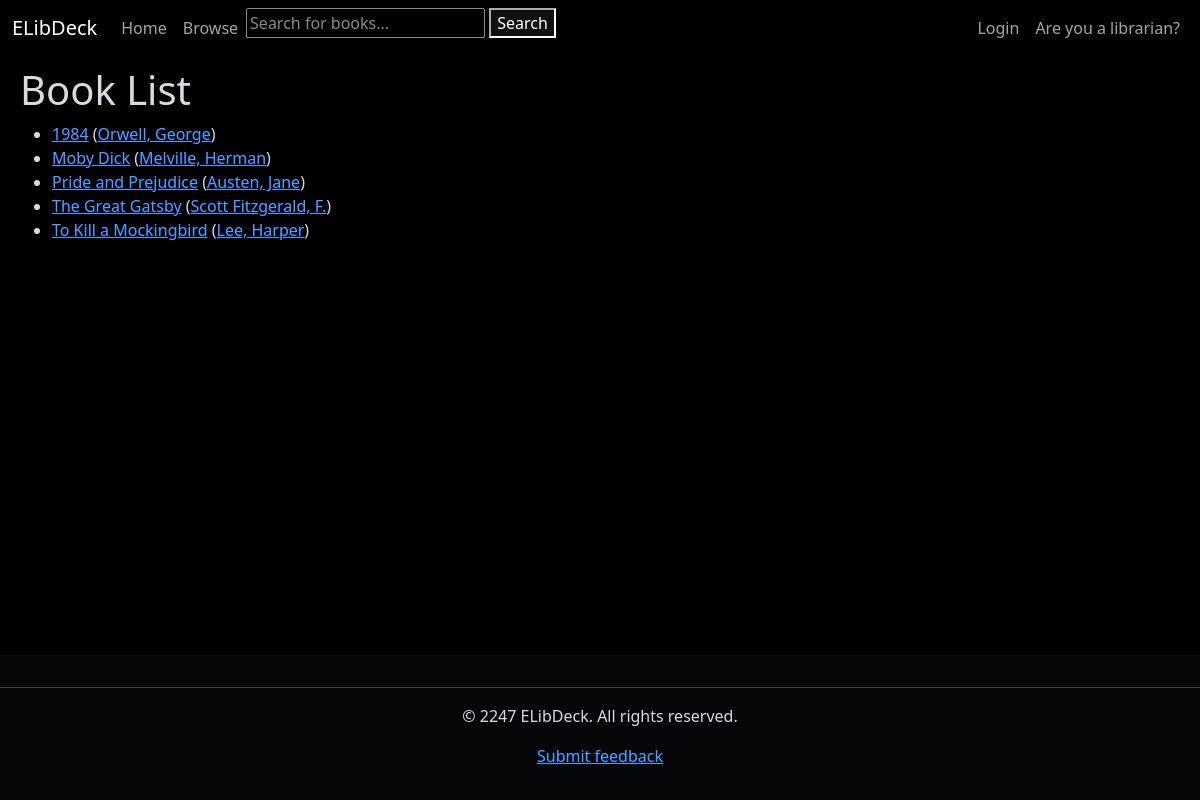
The page /books/ on the database as committed earlier.
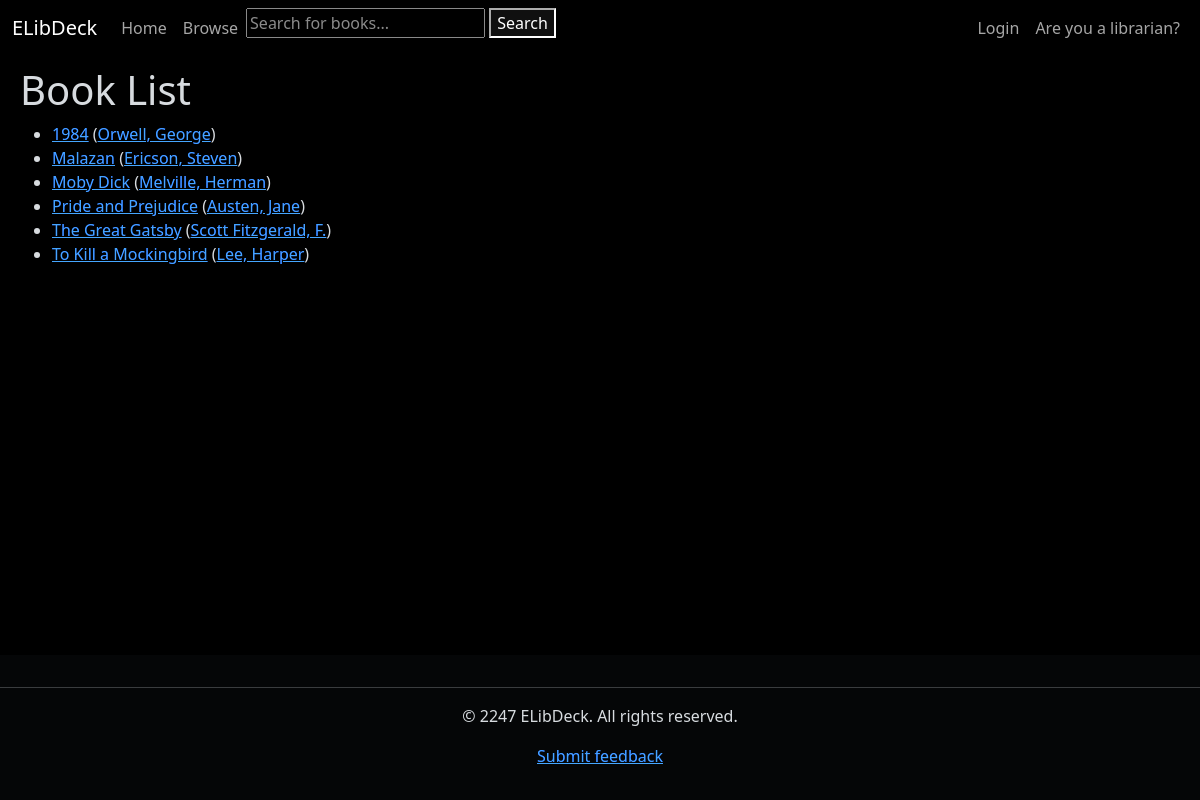
The same page on the database as committed later.
### books_catalog/models.py (models this page shows, shortened)
class Book(models.Model):
    title = models.CharField(max_length=255, blank=True, null=True, help_text='Title of book')
    author = models.ForeignKey('Author', on_delete=models.RESTRICT, null=True)
    summary = models.TextField(max_length=1000, help_text="Enter a brief description of the book.", blank=True,
                               null=True)
    isbn = models.CharField('ISBN', max_length=13, unique=True, help_text='13 character ISBN', blank=True, null=True)
    genre = models.ManyToManyField(Genre, help_text='Select a genre for this book.')
    cover_image = models.ImageField(upload_to='covers', blank=True, null=True)
    publication_date = models.IntegerField(blank=True, null=True, help_text='Year of publication')
    borrowers = models.ManyToManyField(settings.AUTH_USER_MODEL, blank=True, related_name="borrowed_books")
    class Meta:
        ordering = ['title', '-publication_date']
    def get_absolute_url(self):
        return reverse('books_catalog:book-detail', args=[str(self.id)])

class Author(models.Model):
    first_name = models.CharField(max_length=100)
    last_name = models.CharField(max_length=100)
    date_of_birth = models.DateField(null=True, blank=True)
    date_of_death = models.DateField('Died', null=True, blank=True)
    class Meta:
        ordering = ['last_name', 'first_name']
    def get_absolute_url(self):
        return reverse('books_catalog:author-detail', args=[str(self.id)])
    def __str__(self):
        return f'{self.last_name}, {self.first_name}'

### books_catalog/views.py (the view)
# urls.py: path('books/', views.BookListView.as_view(), name='books'),
class BookListView(generic.ListView):
    model = Book
    template_name = 'books_catalog/book_list.html'
    paginate_by = 10

### books_catalog/templates/books_catalog/book_list.html
{% extends 'generic.html' %}
{% block content %}
    <h1>Book List</h1>
    {% if book_list %}
        <ul>
            {% for book in book_list %}
                <li>
                    <a href="{{ book.get_absolute_url }}">{{ book.title }}</a>
                    (<a href="{{ book.author.get_absolute_url }}">{{ book.author }}</a>)
                </li>
            {% endfor %}
        </ul>
    {% else %}
        <p>There are no books in the library.</p>
    {% endif %}
{% endblock %}

Rows that differ between the two databases and show on the page:
added Book: title "Malazan", author "Ericson, Steven"
